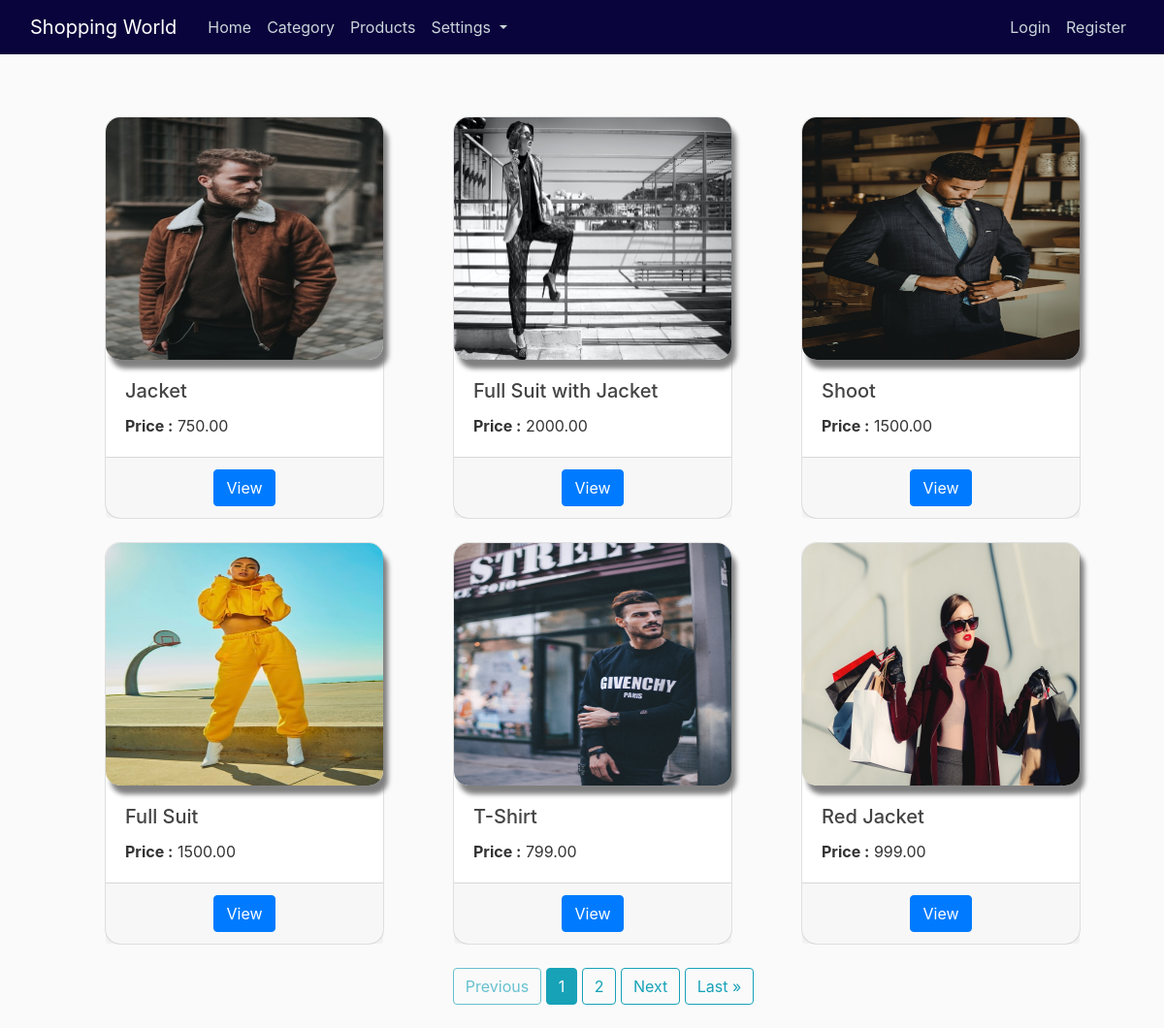
Page /products on the committed database.
### Products/models.py (models this page shows, shortened)
class Product(models.Model):
    Name = models.CharField(max_length=50)
    CategoryId = models.ForeignKey(Categorie,on_delete=models.CASCADE)
    Price = models.DecimalField(max_digits=8,decimal_places=2)
    Quntity = models.IntegerField()
    Size = models.CharField(max_length=10)
    Color = models.CharField(max_length=20)
    Image = models.ImageField(default = 'default.jpg',upload_to='images')

### Products/views.py (the view)
# urls.py: path('products', Product_views.ProductListView.as_view(), name='products'),
class ProductListView(ListView):
    model = Product
    template_name = 'Products/products.html'
    context_object_name = 'products'
    paginate_by = 6

### Products/templates/Products/products.html
{% extends "Products/base.html" %}
{% block content%}
<div class="container">
    <div class="row">
        <div class="col-md-12 col-lg-12 col-xl-12 col-sm-12">
            <div class="row ml-5 mt-3">
                {% for product in products %}
                <div class="col-sm-12 col-md-6 col-xl-4 col-lg-4 mt-4">
                    <div class="card" style="width: 18rem;border-radius: 16px;">
                        <img src="{{ product.Image.url }}" class="card-img-top" alt="{{ product.Name }}"
                            style="border-radius: 15px;box-shadow: 5px 9px 5px grey;">
                        <div class="card-body">
                            <h5 class="card-title">{{ product.Name }}</h5>
                            <p class="card-text"><b>Price :</b> {{ product.Price }}</p>
                        </div>
                        <div class="card-footer text-center">
                            <a href="{% url 'product-detail' product.id %}" class="btn btn-primary">View</a>
                        </div>
                    </div>
                </div>
                {% endfor %}
            </div>
        </div>
    </div>
    {% include 'Products/pagination.html' %}
</div>
{% endblock content %}

### Products/templates/Products/base.html (shortened to what this page needs)
{% load static %}
<!DOCTYPE html>
<html>
<head>
  <link rel="stylesheet" href="https://stackpath.bootstrapcdn.com/font-awesome/4.7.0/css/font-awesome.min.css"
>
  <link rel="stylesheet" href="https://maxcdn.bootstrapcdn.com/bootstrap/4.0.0/css/bootstrap.min.css"
>
  <link rel="stylesheet" type="text/css" href="{% static 'Products/main.css'%}">
</head>
<body>
  <header class="site-header">
    <nav class="navbar navbar-expand-md navbar-dark bg-steel fixed-top">
      <div class="container-fluid m-0">
        <a class="navbar-brand mr-4" href="{% url 'home'%}">Shopping World </a>
        <div class="collapse navbar-collapse" id="navbarToggle">
          <div class="navbar-nav mr-auto">
            <a class="nav-item nav-link" href="{% url 'home'%}">Home</a>
            <a class="nav-item nav-link" href="{% url 'category'%}">Category</a>
            <a class="nav-item nav-link" href="{% url 'products'%}">Products</a>
            <ul class="navbar-nav">
              <li class="nav-item dropdown">
                <a class="nav-link dropdown-toggle" href="#" id="navbarDarkDropdownMenuLink" role="button"
                  data-bs-toggle="dropdown" aria-expanded="false">
                  Settings
                </a>
              </li>
            </ul>
          </div>
          <div class="navbar-nav ">
            {% if user.is_authenticated %}
              <a class="nav-item nav-link" href="{% url 'profile' %}">
                <img src="{{ user.profile.image.url }}" class="rounded-circle " style="height:30px;width: 38px;" />
                Profile
              </a>
              <a class="nav-item nav-link" href="{% url 'cart' %}">
                <i class="fa fa-shopping-cart mr-2"></i>Checkout
              </a>
              <a class="nav-item nav-link " href="{% url 'logout' %}">Logout</a>
            {% else %}
              <a class="nav-item nav-link" href="{% url 'login' %}">Login</a>
              <a class="nav-item nav-link" href="{% url 'register' %}">Register</a>
            {% endif%}
          </div>
        </div>
      </div>
    </nav>
  </header>
  <main role="main" class="container-fluid">
    {% block content %}{% endblock %}
  </main>
</body>
</html>

### Products/templates/Products/pagination.html
<div class="pagination mt-4">
    <span class="step-links">
        {% if page_obj.has_previous %}
            <a class="btn btn-outline-info mb-4" href="?page=1">&laquo; First</a>
            <a class="btn btn-outline-info mb-4" href="?page={{ page_obj.previous_page_number }}">Previous</a>
        {% else %}
            <li class="disabled btn btn-outline-info mb-4"><span>Previous</span></li>
        {% endif %}
        {% for i in paginator.page_range %}
            {% if page_obj.number == i %}
                <span class="btn btn-info mb-4">{{ i }} <span class="sr-only">(current)</span></span>
            {% else %}
                <a class="btn btn-outline-info mb-4" href="?page={{ i }}">{{ i }}</a>
            {% endif %}
        {% endfor %}
        {% if page_obj.has_next %}
            <a class="btn btn-outline-info mb-4" href="?page={{ page_obj.next_page_number }}">Next</a>
            <a class="btn btn-outline-info mb-4" href="?page={{ page_obj.paginator.num_pages }}">Last &raquo;</a>
        {% else %}
            <li class="disabled btn btn-outline-info mb-4"><span>Next </span></li>
        {% endif %}
    </span>
</div>

### Products/static/Products/main.css (style rules this page uses)
body { background: #fafafa; color: #333333; margin-top: 5rem; }
h1, h2, h3, h4, h5, h6 { color: #444444; }
ul { margin: 0; }
.bg-steel { background-color: #0a043c !important; }
.site-header .navbar-nav .nav-link { color: #cbd5db; }
.dropdown-toggle { background-color: #0a043c !important; }
.card-img-top { height: 250px; }
.pagination { margin-left: 38% }

### rows in the picture
Product: Image (picture), Name "Jacket", Price "750.00"
Product: Image (picture), Name "Full Suit with Jacket", Price "2000.00"
Product: Image (picture), Name "Shoot", Price "1500.00"
Product: Image (picture), Name "Full Suit", Price "1500.00"
Product: Image (picture), Name "T-Shirt", Price "799.00"
Product: Image (picture), Name "Red Jacket", Price "999.00"

### other values in the picture
{{ i }} "1"
{{ i }} "2"
